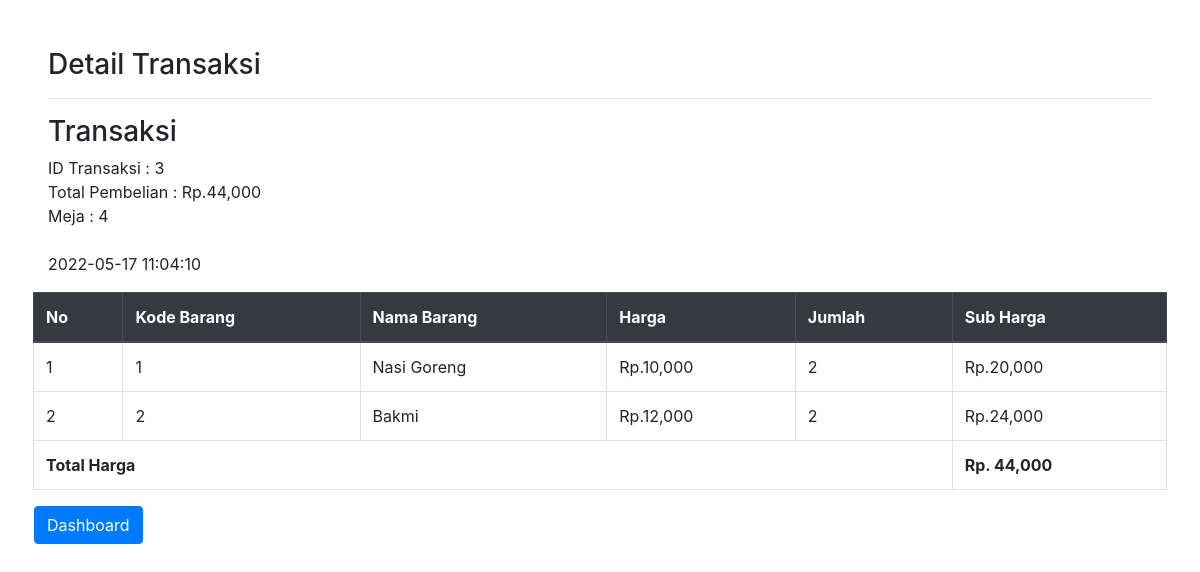
Page /page/detail_transaksi.php?id_transaksi=3 on the committed database.
### tables this page shows
CREATE TABLE `transaksi` (
  `id_transaksi` int(11) NOT NULL,
  `id_kasir` int(11) NOT NULL,
  `nama_kasir` varchar(255) NOT NULL,
  `total_pembelian` int(11) NOT NULL,
  `meja` int(11) NOT NULL,
  `waktu` varchar(255) NOT NULL
);

CREATE TABLE `detail_transaksi` (
  `id_detail` int(11) NOT NULL,
  `id_transaksi` int(11) NOT NULL,
  `id_menu` int(11) NOT NULL,
  `nama_menu` varchar(255) NOT NULL,
  `harga` int(11) NOT NULL,
  `jumlah` int(11) NOT NULL,
  `total_harga` int(11) NOT NULL
);

### page/detail_transaksi.php (the view, shortened to what this page needs)
<?php
$koneksi = new mysqli("localhost","root","","grafikacafe");
?>
<!doctype html>
<html lang="en">
  <head>
    <link rel="stylesheet" href="https://cdn.jsdelivr.net/npm/bootstrap@4.5.3/dist/css/bootstrap.min.css">
  </head>
  <body>
  <div class="p-5 pt-3">
       <h3>Detail Transaksi</h3><hr>
       <?php
       $ambil = $koneksi->query("SELECT * FROM transaksi WHERE id_transaksi = '$_GET[id_transaksi]'");
       $detail = $ambil->fetch_assoc();
        ?>
        <div class="row">
      <div class="col-md-5">
        <h3>Transaksi</h3>
        <p>
          ID Transaksi : <?php echo $detail['id_transaksi']; ?><br>
          Total Pembelian : Rp.<?php echo number_format($detail['total_pembelian']); ?><br>
          Meja : <?php echo $detail['meja']; ?><br><br>
          <?php echo $detail['waktu']; ?>
        </p>
      </div>
       <table class="table table-bordered">
        <thead class="thead-dark">
          <tr>
            <th scope="col">No</th>
            <th scope="col">Kode Barang</th>
            <th scope="col">Nama Barang</th>
            <th scope="col">Harga</th>
            <th scope="col">Jumlah</th>
            <th scope="col">Sub Harga</th>
          </tr>
        </thead>
        <tbody>
          <?php $no=1;$totalharga = 0; ?>
          <?php
          $ambil = $koneksi->query("SELECT * FROM detail_transaksi WHERE id_transaksi = '$_GET[id_transaksi]'");?>
          <?php while ($pecah = $ambil->fetch_assoc()) { ?>
          <tr>
            <td><?php echo $no++; ?></td>
            <td><?php echo $pecah['id_menu']; ?></td>
            <td><?php echo $pecah['nama_menu']; ?></td>
            <td>Rp.<?php echo number_format($pecah['harga']); ?></td>
            <td><?php echo $pecah['jumlah']; ?></td>
            <td>Rp.<?php echo number_format($pecah['total_harga']); ?></td>
          </tr>
          <?php $totalharga +=$pecah['total_harga']; ?>
        <?php } ?>
        </tbody>
        <tfoot>
          <tr>
            <th colspan="5">Total Harga</th>
            <th>Rp. <?php echo number_format($totalharga); ?></th>
          </tr>
        </tfoot>
      </table>
      <div class="row">
        <a href="transaksi_kasir.php?username=<?php echo $_SESSION['username']; ?>"><input type="submit" class="btn btn-primary" value="Dashboard"></input></a>
      </div>
  </body>
</html>

### rows in the picture
transaksi: id_transaksi "3", total_pembelian "44,000", meja "4", waktu "2022-05-17 11:04:10"
detail_transaksi: id_menu "1", nama_menu "Nasi Goreng", harga "10,000", jumlah "2", total_harga "20,000"
detail_transaksi: id_menu "2", nama_menu "Bakmi", harga "12,000", jumlah "2", total_harga "24,000"

### other values in the picture
$totalharga "44,000"
